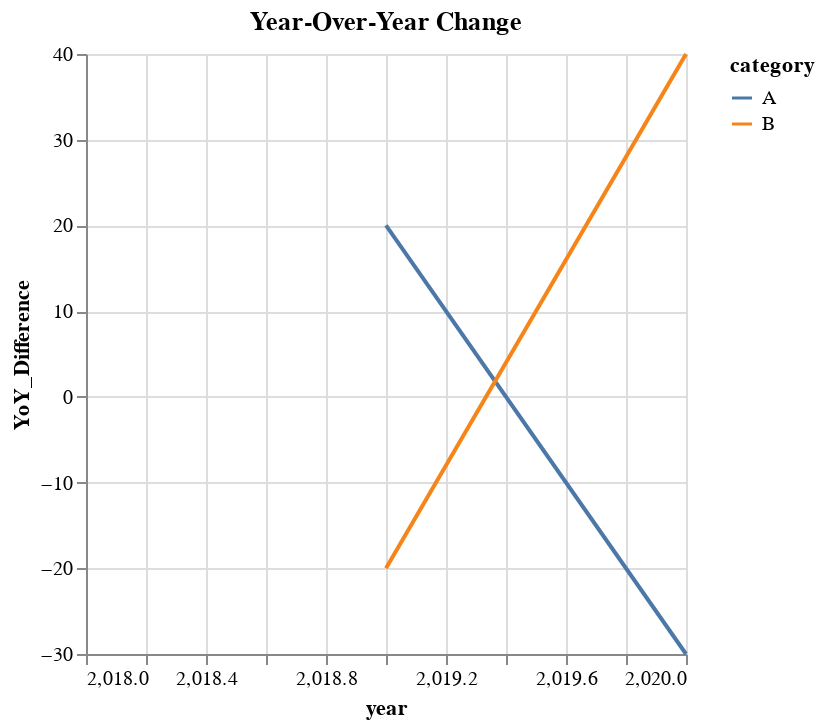

This figure's notebook cell:
### Code cell
import pandas as pd
import altair as alt

# Sample data creation (replace this with your actual DataFrame)
data = {
    'category': ['A', 'A', 'A', 'B', 'B', 'B'],
    'year': [2018, 2019, 2020, 2018, 2019, 2020],
    'value': [100, 120, 90, 200, 180, 220]
}

df = pd.DataFrame(data)

# Calculate Year-Over-Year Differences
df['YoY_Difference'] = df.groupby('category')['value'].diff()

# Create an Altair chart
chart = alt.Chart(df).mark_line().encode(
    x='year',
    y='YoY_Difference',
    color='category:N',
    tooltip=['category', 'year', 'YoY_Difference']
).properties(
    title='Year-Over-Year Change'
)

# Display the chart
chart

### Figure 1 — Vega-Lite specification as saved in the notebook (floating-point values rounded to 4 significant figures)
{"config": {"view": {"continuousWidth": 300, "continuousHeight": 300}}, "data": {"name": "data-6c0d8ce1af47db69e022a3d774d8c06e"}, "mark": {"type": "line"}, "encoding": {"color": {"field": "category", "type": "nominal"}, "tooltip": [{"field": "category", "type": "nominal"}, {"field": "year", "type": "quantitative"}, {"field": "YoY_Difference", "type": "quantitative"}], "x": {"field": "year", "type": "quantitative"}, "y": {"field": "YoY_Difference", "type": "quantitative"}}, "title": "Year-Over-Year Change", "$schema": "https://vega.github.io/schema/vega-lite/v5.16.3.json", "datasets": {"data-6c0d8ce1af47db69e022a3d774d8c06e": [{"category": "A", "year": 2018, "value": 100, "YoY_Difference": null}, {"category": "A", "year": 2019, "value": 120, "YoY_Difference": 20.0}, {"category": "A", "year": 2020, "value": 90, "YoY_Difference": -30.0}, {"category": "B", "year": 2018, "value": 200, "YoY_Difference": null}, {"category": "B", "year": 2019, "value": 180, "YoY_Difference": -20.0}, {"category": "B", "year": 2020, "value": 220, "YoY_Difference": 40.0}]}}
